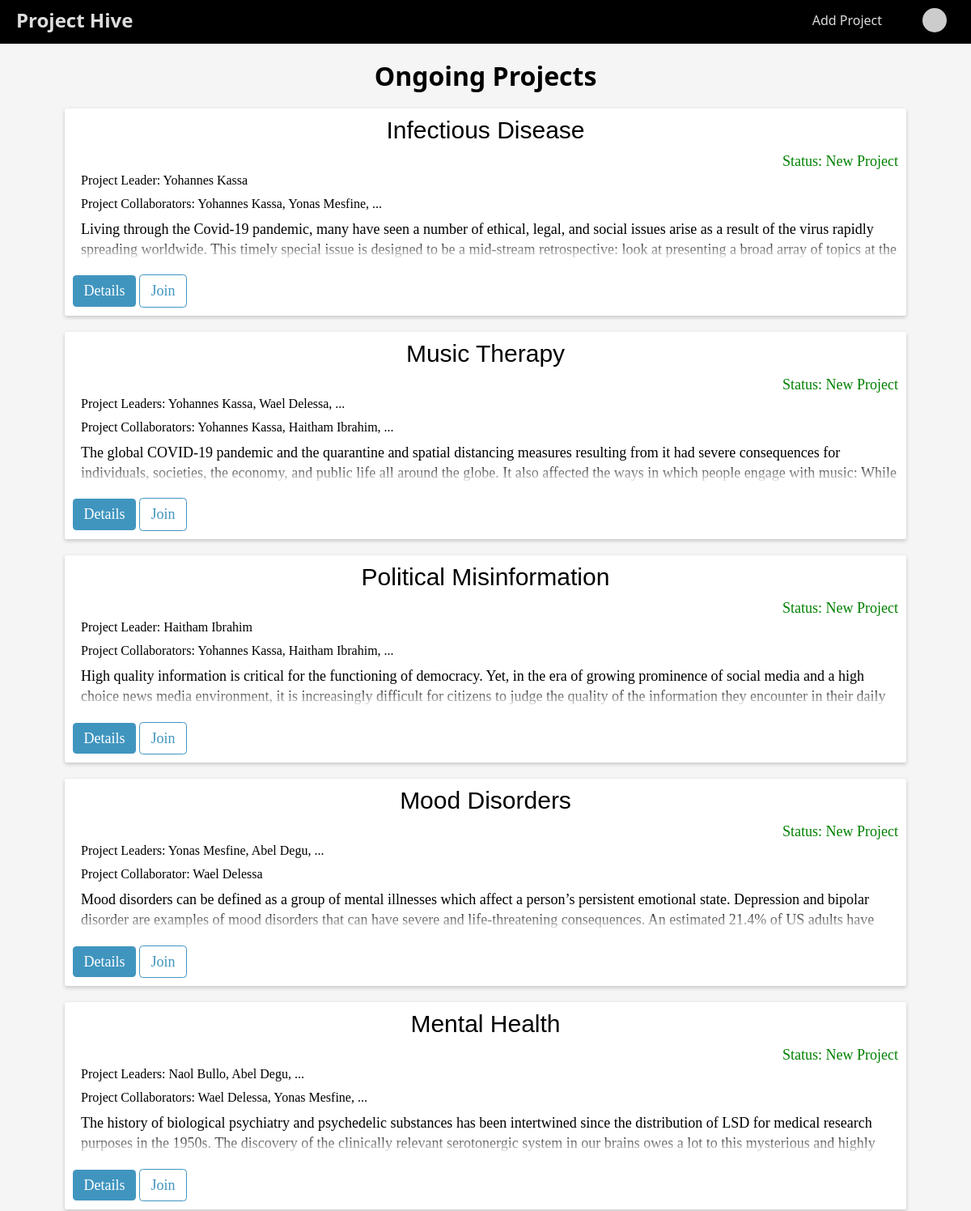
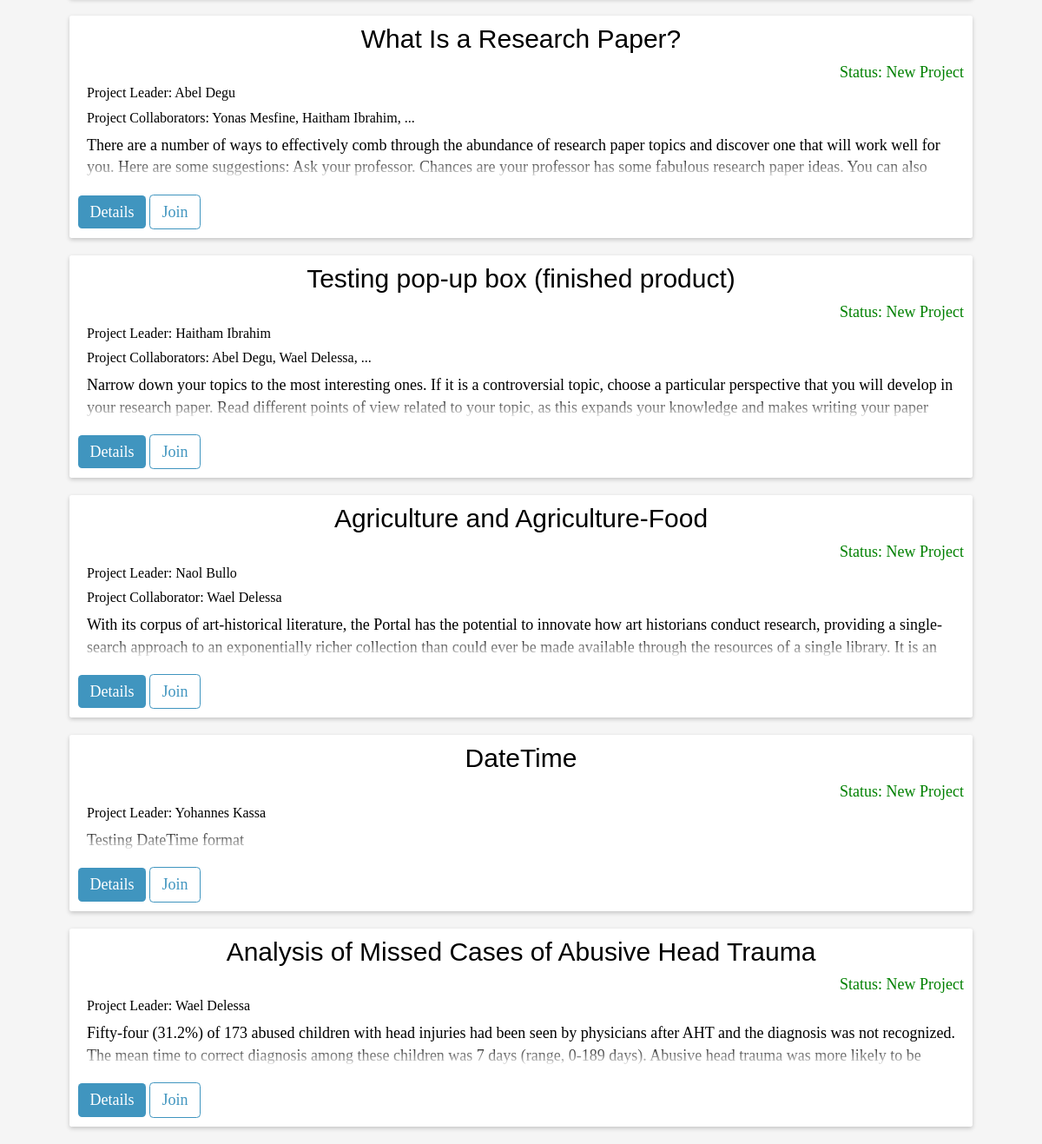
The app's page / (signed in) with its own data (2 pictures, top to bottom).
### website/models.py (models this page shows)
class Project(db.Model):
    id = db.Column(db.Integer, primary_key=True)
    title = db.Column(db.String(500), nullable=False)
    start_date = db.Column(db.DateTime(timezone=True), default=func.now(), nullable=False)
    description = db.Column(db.String(5000), unique=True, nullable=False)
    status = db.Column(db.String(500), default="New Project")
    leaders = db.relationship('User', secondary='leader', backref='projects')

### website/views.py (the view)
@views.route("/", methods=["GET"])
@login_required
def index():
    entries = []
    projects = Project.query.all()
    if projects:
        for project in projects:
            entry = {}
            entry["title"] = project.title
            entry["description"] = project.description
            entry["status"] = project.status
            entry["id"] = project.id
            leader_names = []
            collaborator_names = []
            collaborator_entries = Collaborator.query.filter_by(
                project_id=project.id
            ).all()
            leader_entries = Leader.query.filter_by(project_id=project.id).all()
            if leader_entries:
                for leader_entry in leader_entries:
                    leader_first_name = (
                        User.query.filter_by(id=leader_entry.user_id).first().first_name
                    )
                    leader_last_name = (
                        User.query.filter_by(id=leader_entry.user_id).first().last_name
                    )
                    leader_name = leader_first_name + " " + leader_last_name
                    leader_names.append(leader_name)
            if collaborator_entries:
                for collaborator_entry in collaborator_entries:
                    user_id = collaborator_entry.user_id
                    collaborator_first_name = (
                        User.query.filter_by(id=user_id).first().first_name
                    )
                    collaborator_last_name = (
                        User.query.filter_by(id=user_id).first().last_name
                    )
                    collaborator_name = (
                        collaborator_first_name + " " + collaborator_last_name
                    )
                    collaborator_names.append(collaborator_name)
            entry["collaborator_names"] = collaborator_names
            entry["leader_names"] = leader_names
            entries.append(entry)
    return render_template("index.html", entries=entries, user=current_user)

### website/__init__.py (called while the page is built)
def create_app():
    app = Flask(__name__)
    app.config["TEMPLATES_AUTO_RELOAD"] = True
    app.config['SQLALCHEMY_DATABASE_URI'] = f'sqlite:///{DB_NAME}'
    app.config['SECRET_KEY'] = "dsaljf;ldsakjf;lkdsjf,cmlkjlkwqjfoijlsad;"
    app.config['LOGIN_MESSAGE'] = 'Please log in to continue.'
    db.init_app(app)
    from website.views import views
    from website.auth import auth
    app.register_blueprint(views, url_prefix="/")
    app.register_blueprint(auth, url_prefix="/")
    from website import models
    from website.models import User
    create_database(app)
    login_manager = LoginManager()
    login_manager.login_view = 'auth.login'
    login_manager.login_message = 'Please log in to continue.' # set the custom login message
    login_manager.init_app(app)
    @login_manager.user_loader
    def load_user(id):
        return User.query.get(int(id))
    return app

### website/templates/index.html (shortened to what this page needs)
{% extends "base.html" %}
{% block main %}
  <h1>Ongoing Projects</h1>
{% for entry in entries %}
<div class="card">
    <div class="title-grid">
        <div class="P-Title">{{ entry.title }}</div>
        <div class="status">Status: {{entry.status}}</div>
    </div>
    <div class="P-owner">
        {% if entry.leader_names|length == 1 %}
            Project Leader: {{ entry.leader_names[0] }}
        {% elif entry.leader_names|length > 1 %}
            Project Leaders: {{ entry.leader_names[0] }}, {{ entry.leader_names[1] }}, ...
        {% endif %}
    </div>
    {% if entry.collaborator_names %}
        <div class="Project-collaborators">
            {% if entry.collaborator_names|length == 1 %}
                Project Collaborator: {{ entry.collaborator_names[0] }}
            {% elif  entry.collaborator_names|length > 1 %}
                Project Collaborators: {{  entry.collaborator_names[0] }}, {{  entry.collaborator_names[1] }}, ...
            {% endif %}
        </div>
     {% endif %}
    <div class="Description">
        {{ entry.description }}
    </div>
    <div class="card-footer">
        <a href="{{ url_for('views_bp.details', id=entry.id) }}"><button class="homebtn">Details</button></a>
        {% if not entry.is_collaborator and current_user.id not in entry.leader_ids %}
        <button class="homebtn btn-outline join-btn" onclick="showJoinPopup({{ entry.id }})">Join</button>
    {% endif %}
        </div>
</div>
{% endfor %}
{% endblock %}

### website/static/css/main.css (style rules this page uses)
*, *::after, *::before { box-sizing: border-box; }
html { font-size: 62.5%; }
.card { font-family: serif; font-size: 1.6rem; }
body { background-color: #f5f5f5; }
h1 { text-align: center; font-size: 3.2rem; }
input[type="text"], input[type="email"], input[type="password"], button { outline: none; width: 100%; }
a { text-decoration: none; }
.P-owner { margin-bottom: 1rem; margin-left: 1rem; font-size: 1.6rem; }
.Project-collaborators { margin-bottom: 1rem; margin-left: 1rem; font-size: 1.6rem; }
.card { background-color: white; padding: 1rem; margin: 2rem 8rem; border: none; border-radius: 0.25rem; box-shadow: 0 2px 5px 0 rgba(0, 0, 0, 0.2); }
.P-Title { font-size: 3rem; margin-bottom: 1rem; text-align: center; font-family: sans-serif; }
.status { font-size: 1.8rem; margin-bottom: 0.5rem; text-align: end; color: green; }
.Description { font-size: 1.8rem; max-height: calc(2 * 1em * 1.4); line-height: 1.4; margin-left: 1rem; overflow: hidden; position: relative; margin-bottom: 1.8rem; }
.Description::before { content: ""; position: absolute; height: calc(1em * 1.4); width: 100%; bottom: 0; pointer-events: none; background: linear-gradient(to bottom, transparent, white); }
.card-footer { margin-top: 1rem; }
.homebtn { --color: hsl(200, 50%, 50%); background: var(--color); color: white; border: none; font-size: 1.8rem; padding: 0.5em 0.75em; border-radius: 0.25em; cursor: pointer; width: auto; }
.homebtn.btn-outline { background: none; border: 1px solid var(--color); color: var(--color); }

### records on screen
Project: title "Infectious Disease", status "New Project", leader_names "Yohannes Kassa", collaborator_names "Yohannes Kassa", collaborator_names "Yonas Mesfine", description "Living through the Covid-19 pandemic, many have seen a number of ethical, legal, and social issues arise as a result of the virus rapidly spreading worldwide. This timely special issue is designed to be a mid-stream retrospective: look at presenting a broad array of topics at the…"
Project: title "Music Therapy", status "New Project", leader_names "Yohannes Kassa", leader_names "Wael Delessa", collaborator_names "Yohannes Kassa", collaborator_names "Haitham Ibrahim", description "The global COVID-19 pandemic and the quarantine and spatial distancing measures resulting from it had severe consequences for individuals, societies, the economy, and public life all around the globe. It also affected the ways in which people engage with music: While…"
Project: title "Political Misinformation", status "New Project", leader_names "Haitham Ibrahim", collaborator_names "Yohannes Kassa", collaborator_names "Haitham Ibrahim", description "High quality information is critical for the functioning of democracy. Yet, in the era of growing prominence of social media and a high choice news media environment, it is increasingly difficult for citizens to judge the quality of the information they encounter in their daily…"
Project: title "Mood Disorders", status "New Project", leader_names "Yonas Mesfine", leader_names "Abel Degu", collaborator_names "Wael Delessa", description "Mood disorders can be defined as a group of mental illnesses which affect a person’s persistent emotional state. Depression and bipolar disorder are examples of mood disorders that can have severe and life-threatening consequences. An estimated 21.4% of US adults have…"
Project: title "Mental Health", status "New Project", leader_names "Naol Bullo", leader_names "Abel Degu", collaborator_names "Wael Delessa", collaborator_names "Yonas Mesfine", description "The history of biological psychiatry and psychedelic substances has been intertwined since the distribution of LSD for medical research purposes in the 1950s. The discovery of the clinically relevant serotonergic system in our brains owes a lot to this mysterious and highly…"
Project: title "What Is a Research Paper?", status "New Project", leader_names "Abel Degu", collaborator_names "Yonas Mesfine", collaborator_names "Haitham Ibrahim", description "There are a number of ways to effectively comb through the abundance of research paper topics and discover one that will work well for you. Here are some suggestions: Ask your professor. Chances are your professor has some fabulous research paper ideas. You can also…"
Project: title "Testing pop-up box (finished product)", status "New Project", leader_names "Haitham Ibrahim", collaborator_names "Abel Degu", collaborator_names "Wael Delessa", description "Narrow down your topics to the most interesting ones. If it is a controversial topic, choose a particular perspective that you will develop in your research paper. Read different points of view related to your topic, as this expands your knowledge and makes writing your paper…"
Project: title "Agriculture and Agriculture-Food", status "New Project", leader_names "Naol Bullo", collaborator_names "Wael Delessa", description "With its corpus of art-historical literature, the Portal has the potential to innovate how art historians conduct research, providing a single-search approach to an exponentially richer collection than could ever be made available through the resources of a single library. It is an…"
Project: title "DateTime", status "New Project", leader_names "Yohannes Kassa", description "Testing DateTime format"
Project: title "Analysis of Missed Cases of Abusive Head Trauma", status "New Project", leader_names "Wael Delessa", description "Fifty-four (31.2%) of 173 abused children with head injuries had been seen by physicians after AHT and the diagnosis was not recognized. The mean time to correct diagnosis among these children was 7 days (range, 0-189 days). Abusive head trauma was more likely to be…"
